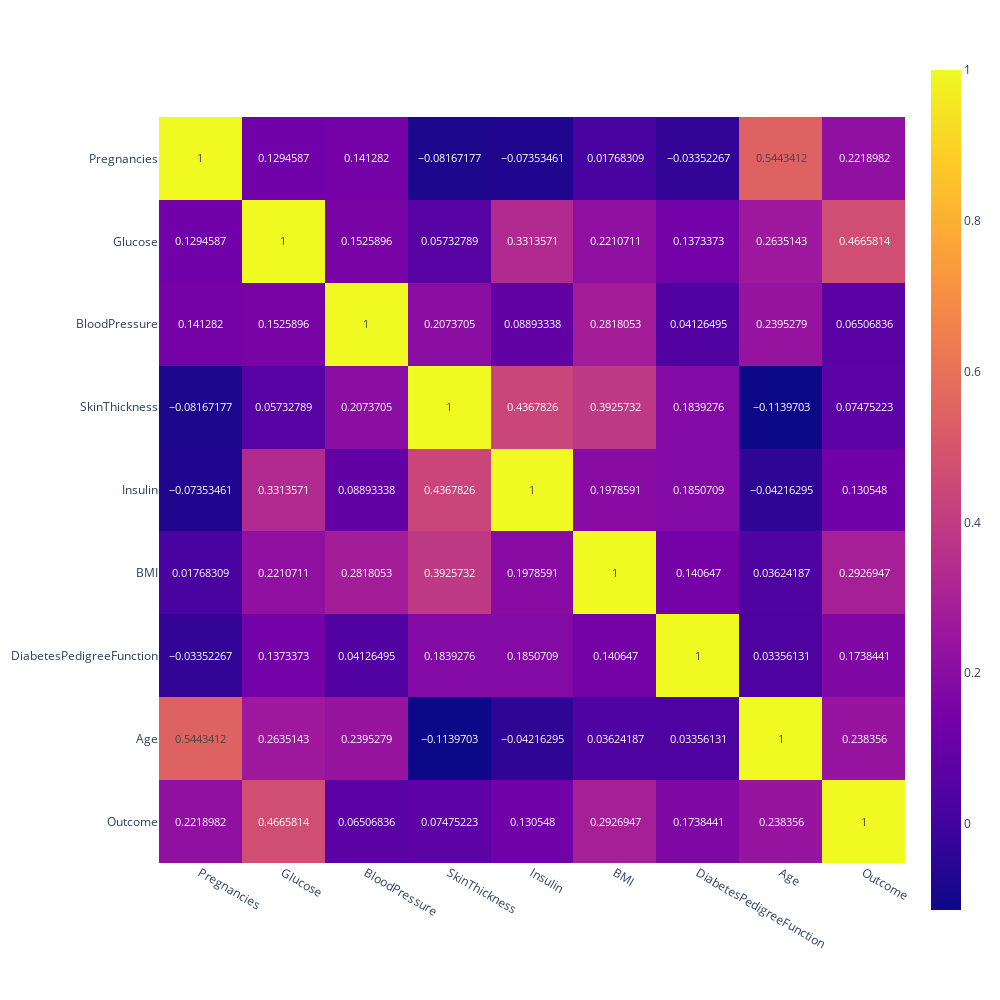

Source (notebook cell):
### Code cell
fig = px.imshow(df.corr(),text_auto=True)
fig.update_layout(
    width=1000,
    height=1000,
)

### Figure 1 — Plotly figure (JSON) as saved in the notebook; plotly's stock layout.template omitted (floating-point values rounded to 4 significant figures)
{"data": [{"coloraxis": "coloraxis", "name": "0", "texttemplate": "%{z}", "x": ["Pregnancies", "Glucose", "BloodPressure", "SkinThickness", "Insulin", "BMI", "DiabetesPedigreeFunction", "Age", "Outcome"], "y": ["Pregnancies", "Glucose", "BloodPressure", "SkinThickness", "Insulin", "BMI", "DiabetesPedigreeFunction", "Age", "Outcome"], "z": [[1, 0.1295, 0.1413, -0.08167, -0.07353, 0.01768, -0.03352, 0.5443, 0.2219], [0.1295, 1, 0.1526, 0.05733, 0.3314, 0.2211, 0.1373, 0.2635, 0.4666], [0.1413, 0.1526, 1, 0.2074, 0.08893, 0.2818, 0.04126, 0.2395, 0.06507], [-0.08167, 0.05733, 0.2074, 1, 0.4368, 0.3926, 0.1839, -0.114, 0.07475], [-0.07353, 0.3314, 0.08893, 0.4368, 1, 0.1979, 0.1851, -0.04216, 0.1305], [0.01768, 0.2211, 0.2818, 0.3926, 0.1979, 1, 0.1406, 0.03624, 0.2927], [-0.03352, 0.1373, 0.04126, 0.1839, 0.1851, 0.1406, 1, 0.03356, 0.1738], [0.5443, 0.2635, 0.2395, -0.114, -0.04216, 0.03624, 0.03356, 1, 0.2384], [0.2219, 0.4666, 0.06507, 0.07475, 0.1305, 0.2927, 0.1738, 0.2384, 1]], "type": "heatmap", "xaxis": "x", "yaxis": "y", "hovertemplate": "x: %{x}<br>y: %{y}<br>color: %{z}<extra></extra>"}], "layout": {"xaxis": {"anchor": "y", "domain": [0, 1], "scaleanchor": "y", "constrain": "domain"}, "yaxis": {"anchor": "x", "domain": [0, 1], "autorange": "reversed", "constrain": "domain"}, "coloraxis": {"colorscale": [[0, "#0d0887"], [0.1111, "#46039f"], [0.2222, "#7201a8"], [0.3333, "#9c179e"], [0.4444, "#bd3786"], [0.5556, "#d8576b"], [0.6667, "#ed7953"], [0.7778, "#fb9f3a"], [0.8889, "#fdca26"], [1, "#f0f921"]]}, "margin": {"t": 60}, "width": 1000, "height": 1000}}
